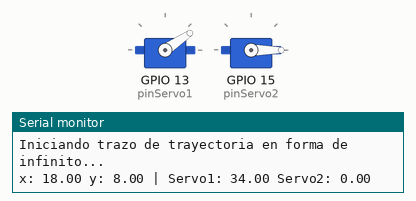
Bench run of a program on a simulated ESP32. Parts: 2 × servo, the last lines printed to the serial monitor.

Above: at 0.05 s.
At 1.65 s:
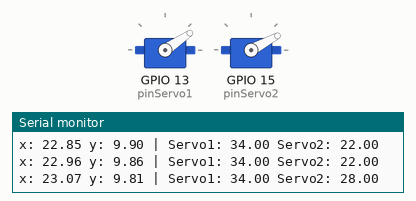
At 3.35 s:
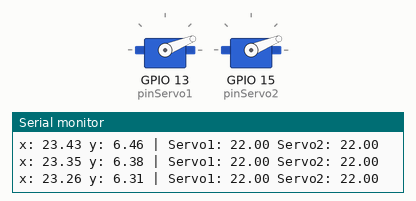
At 7.8 s:
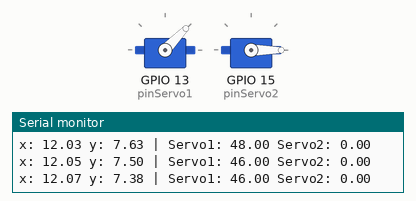
Timing chart, 0 to 13.1 s (numbered marks = the images above):
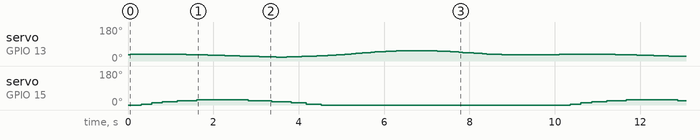

Measured:
- by itself, servo on GPIO 15 (pinServo2): repeats every 10.1 s: 11° 0.25 s, 16° 0.35 s, 22° 0.45 s, 28° 1.2 s, 22° 0.55 s, 16° 0.45 s, 11° 0.35 s, 5° 0.35 s, 0° 5.8 s, 5° 0.25 s

The program:

main.cpp
```cpp
#include <Arduino.h>
#include <ESP32Servo.h>
#include <math.h>

// --------- Configuración de servos ----------
Servo servo1;  // Base
Servo servo2;  // Tijera

int pinServo1 = 13;
int pinServo2 = 15;

// --------- Parámetros del robot ----------
float L_min = 20.0;   // Longitud mínima (cm)
float L_max = 28.0;   // Longitud máxima (cm)
float servo2_min = 0;   // Ángulo mínimo servo 2
float servo2_max = 45;  // Ángulo máximo servo 2

// --------- Trayectoria infinito ----------
float A = 6.0;  // Escala en x
float B = 4.0;  // Escala en y
float x_offset = 18.0;  // Traslación en x
float y_offset = 8.0;   // Traslación en y

int N = 200;        // Número de puntos
int delay_ms = 50;  // Retardo entre puntos

// --------- Funciones auxiliares ----------
float mapFloat(float x, float in_min, float in_max, float out_min, float out_max) {
  return (x - in_min) * (out_max - out_min) / (in_max - in_min) + out_min;
}

void moverEfector(float x, float y) {
  // Coordenadas polares
  float r = sqrt(x * x + y * y);
  float theta = atan2(y, x) * 180.0 / PI;

  // Saturar al rango permitido
  r = constrain(r, L_min, L_max);
  theta = constrain(theta, 0, 120);

  // Conversión a servos
  float angulo1 = map(theta, 0, 120, 0, 180);
  float angulo2 = map(r, L_min, L_max, servo2_min, servo2_max);

  servo1.write(angulo1);
  servo2.write(angulo2);

  Serial.print("x: "); Serial.print(x);
  Serial.print(" y: "); Serial.print(y);
  Serial.print(" | Servo1: "); Serial.print(angulo1);
  Serial.print(" Servo2: "); Serial.println(angulo2);
}

// --------- Setup ----------
void setup() {
  Serial.begin(115200);

  servo1.attach(pinServo1, 500, 2400);
  servo2.attach(pinServo2, 500, 2400);

  Serial.println("Iniciando trazo de trayectoria en forma de infinito...");
}

// --------- Loop ----------
void loop() {
  for (int i = 0; i < N; i++) {
    float t = 2 * PI * i / N;

    float x = A * sin(t) + x_offset;
    float y = B * sin(t) * cos(t) + y_offset;

    moverEfector(x, y);
    delay(delay_ms);
  }
}
```
